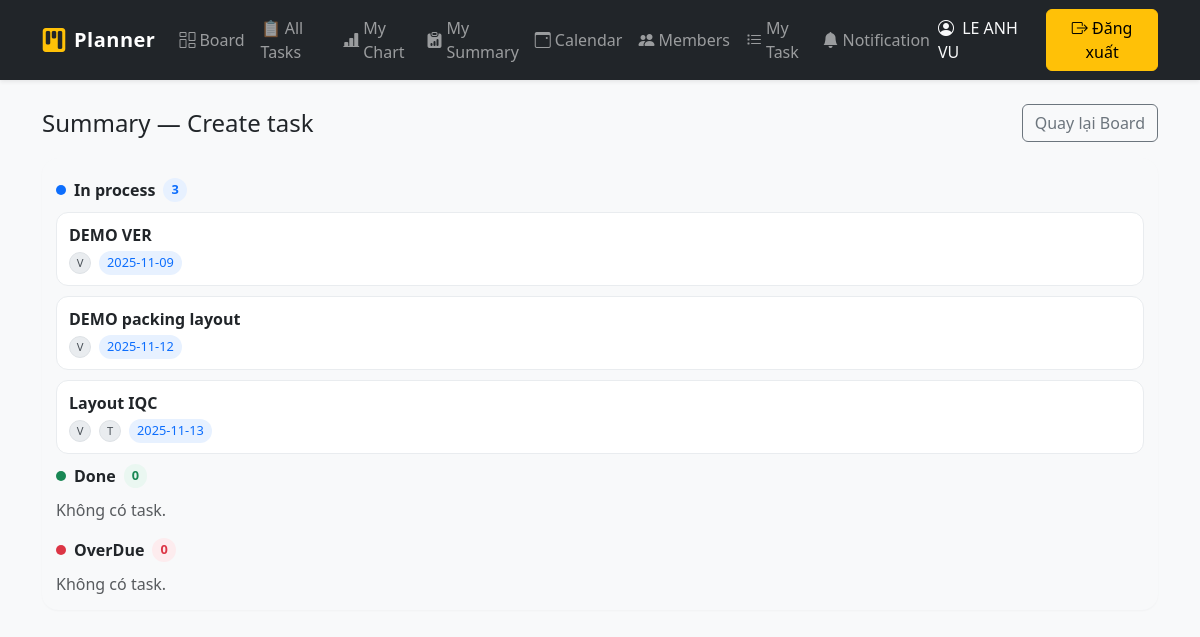
/boards/1/summary (signed in), run on the app's committed database.
### app.py (models this page shows, shortened)
class User(UserMixin, db.Model):
    id = db.Column(db.Integer, primary_key=True)
    email = db.Column(db.String(120), unique=True, nullable=False, index=True)
    password_hash = db.Column(db.String(256), nullable=False)
    name = db.Column(db.String(120), nullable=False)

class Board(db.Model):
    id = db.Column(db.Integer, primary_key=True)
    name = db.Column(db.String(120), nullable=False)
    description = db.Column(db.Text, default="")
    owner_id = db.Column(db.Integer, db.ForeignKey("user.id"))
    owner = db.relationship("User", backref="boards")

class Task(db.Model):
    id = db.Column(db.Integer, primary_key=True)
    title = db.Column(db.String(200), nullable=False)  # Task name
    description = db.Column(db.Text, default="")       # Remark
    position = db.Column(db.Integer, default=0)
    start_date = db.Column(db.Date, nullable=True)
    due_date = db.Column(db.Date, nullable=True)
    status = db.Column(db.String(20), default="In process")      # In process, Done, OverDue
    percentage = db.Column(db.Integer, default=0)                # 0,25,50,75,100
    priority = db.Column(db.String(10), default="Normal")        # Low, Normal, High, Urgent
    list_id = db.Column(db.Integer, db.ForeignKey("list.id"), nullable=False)
    list = db.relationship("List", backref=db.backref("tasks", cascade="all, delete-orphan", order_by="Task.position"))
    created_by_id = db.Column(db.Integer, db.ForeignKey("user.id"), nullable=True)
    created_by = db.relationship("User", foreign_keys=[created_by_id])
    assignees = db.relationship("User", secondary=task_assignees, backref="assigned_tasks")

### app.py (the view)
@app.route("/boards/<int:board_id>/summary")
@login_required
def board_summary(board_id):
    board = Board.query.get_or_404(board_id)
    summary = build_summary_for_board(board.id)
    return render_template("board_summary.html", board=board, summary=summary)

### app.py (called while the page is built)
@app.context_processor
def inject_unread():
    if current_user.is_authenticated:
        cnt = Notification.query.filter_by(user_id=current_user.id, is_read=False).count()
    else:
        cnt = 0
    return dict(unread_notif_count=cnt)

@login_manager.user_loader
def load_user(user_id):
    return User.query.get(int(user_id))

def build_summary_for_board(board_id: int):
    q = Task.query.join(List).filter(List.board_id == board_id)
    def _order(col):
        try:    return col.asc().nullslast()
        except: return col.asc()
    ip = q.filter(Task.status=="In process").order_by(_order(Task.due_date)).all()
    dn = q.filter(Task.status=="Done").order_by(_order(Task.due_date)).all()
    od = q.filter(Task.status=="OverDue").order_by(_order(Task.due_date)).all()
    return {"In process": ip, "Done": dn, "OverDue": od,
            "counts":{"In process":len(ip), "Done":len(dn), "OverDue":len(od)}}

### templates/board_summary.html (shortened to what this page needs)
{% extends "base.html" %}
{% block content %}
<div class="d-flex justify-content-between align-items-center mb-3">
  <h1 class="h4 mb-0">Summary — {{ board.name }}</h1>
  <a class="btn btn-outline-secondary" href="{{ url_for('view_board', board_id=board.id) }}">Quay lại Board</a>
</div>
<div class="sum-wrap">
  <div class="sum-head">
    <span class="dot dot-ip"></span>
    <span>In process</span>
    <span class="pill pill-ip">{{ summary.counts['In process'] }}</span>
  </div>
  {% for t in summary['In process'] %}
  <div class="sum-card">
    <div class="sum-title">{{ t.title }}</div>
    <div class="sum-meta">
      {% if t.assignees %}
        {% for u in t.assignees %}
          <span class="avatar" title="{{ u.name }}">{{ u.name.split(' ')[-1][:1] }}</span>
        {% endfor %}
      {% else %}
        <span class="avatar" title="No assignee">V</span>
      {% endif %}
      {% if t.due_date %}
        <span class="pill pill-ip">{{ t.due_date }}</span>
      {% endif %}
    </div>
  </div>
  {% else %}
  <div class="text-muted mb-3">Không có task.</div>
  {% endfor %}
  <div class="sum-head mt-2">
    <span class="dot dot-done"></span>
    <span>Done</span>
    <span class="pill pill-done">{{ summary.counts['Done'] }}</span>
  </div>
  {% for t in summary['Done'] %}
  <div class="sum-card">
    <div class="sum-title">{{ t.title }}</div>
    <div class="sum-meta">
      {% for u in t.assignees %}
        <span class="avatar" title="{{ u.name }}">{{ u.name.split(' ')[-1][:1] }}</span>
      {% endfor %}
      {% if t.due_date %}
        <span class="pill pill-done">{{ t.due_date }}</span>
      {% endif %}
    </div>
  </div>
  {% else %}
  <div class="text-muted mb-3">Không có task.</div>
  {% endfor %}
  <div class="sum-head mt-2">
    <span class="dot dot-od"></span>
    <span>OverDue</span>
    <span class="pill pill-od">{{ summary.counts['OverDue'] }}</span>
  </div>
  {% for t in summary['OverDue'] %}
  <div class="sum-card">
    <div class="sum-title">{{ t.title }}</div>
    <div class="sum-meta">
      {% for u in t.assignees %}
        <span class="avatar" title="{{ u.name }}">{{ u.name.split(' ')[-1][:1] }}</span>
      {% endfor %}
      {% if t.due_date %}
        <span class="pill pill-od">{{ t.due_date }}</span>
      {% endif %}
    </div>
  </div>
  {% else %}
  <div class="text-muted">Không có task.</div>
  {% endfor %}
</div>
{% endblock %}

### templates/base.html (shortened to what this page needs)
<!doctype html>
<html lang="vi">
  <head>
    <link href="https://cdn.jsdelivr.net/npm/bootstrap@5.3.2/dist/css/bootstrap.min.css" rel="stylesheet">
  </head>
  <body class="bg-light">
<link rel="stylesheet" href="https://cdn.jsdelivr.net/npm/bootstrap-icons@1.11.3/font/bootstrap-icons.css">
<nav class="navbar navbar-expand-lg navbar-dark bg-dark shadow-sm">
  <div class="container">
    <a class="navbar-brand d-flex align-items-center gap-2" href="{{ url_for('dashboard') }}">
      <i class="bi bi-kanban-fill text-warning fs-4"></i>
      <span class="fw-bold">Planner</span>
    </a>
    <div class="collapse navbar-collapse" id="navbarsExample">
      <ul class="navbar-nav me-auto mb-2 mb-lg-0 align-items-lg-center">
        {% if current_user.is_authenticated %}
          <li class="nav-item">
            <a class="nav-link d-flex align-items-center gap-1" href="{{ url_for('boards_page') }}">
              <i class="bi bi-columns-gap"></i> Board
            </a>
          </li>
          <li class="nav-item">
    <a class="nav-link d-flex align-items-center gap-1" href="{{ url_for('all_tasks') }}">
        📋 All Tasks
    </a>
</li>
          <li class="nav-item">
            <a class="nav-link d-flex align-items-center gap-1" href="{{ url_for('chart') }}">
              <i class="bi bi-bar-chart-line-fill"></i> My Chart
            </a>
          </li>
          <li class="nav-item">
            <a class="nav-link d-flex align-items-center gap-1" href="{{ url_for('all_summary') }}">
              <i class="bi bi-clipboard-data-fill"></i> My Summary
            </a>
          </li>
          <li class="nav-item">
            <a class="nav-link d-flex align-items-center gap-1" href="{{ url_for('calendar') }}">
              <i class="bi bi-calendar3-event"></i> Calendar
            </a>
          </li>
          <li class="nav-item">
            <a class="nav-link d-flex align-items-center gap-1" href="{{ url_for('members') }}">
              <i class="bi bi-people-fill"></i> Members
            </a>
          </li>
          <li class="nav-item">
            <a class="nav-link d-flex align-items-center gap-1" href="{{ url_for('my_tasks') }}">
              <i class="bi bi-list-task"></i> My Task
            </a>
          </li>
          <li class="nav-item position-relative">
  <a class="nav-link d-flex align-items-center gap-1" href="{{ url_for('notifications') }}">
    <i class="bi bi-bell-fill"></i> Notification
  </a>
</li>
        {% endif %}
      </ul>
      <div class="d-flex align-items-center gap-3">
        {% if current_user.is_authenticated %}
          <span class="navbar-text text-light">
            <i class="bi bi-person-circle me-1"></i> {{ current_user.name }}
          </span>
          <a class="btn btn-warning" href="{{ url_for('logout') }}">
            <i class="bi bi-box-arrow-right"></i> Đăng xuất
          </a>
        {% endif %}
      </div>
    </div>
  </div>
</nav>
    <div class="container mt-4">
      {% block content %}{% endblock %}
    </div>
  </body>
</html>

### templates/base.html (style rules this page uses)
.navbar-nav .nav-link { transition: all 0.2s ease-in-out; }
.navbar-brand span { letter-spacing: 0.5px; }

### templates/board_summary.html (style rules this page uses)
.sum-wrap { background:#f8f9fa; border-radius:16px; padding:14px; box-shadow:0 1px 2px rgba(0,0,0,.03); }
.sum-head { display:flex; align-items:center; gap:.5rem; font-weight:600; margin:6px 0 10px; }
.dot { width:10px; height:10px; border-radius:50%; display:inline-block; }
.dot-ip { background:#0d6efd; }
.dot-done { background:#198754; }
.dot-od { background:#dc3545; }
.pill { font-size:.8rem; padding:.15rem .5rem; border-radius:999px; }
.pill-ip { background:#e7f1ff; color:#0d6efd; }
.pill-done { background:#eaf7f1; color:#198754; }
.pill-od { background:#fdecee; color:#dc3545; }
.sum-card { background:#fff; border:1px solid #e9ecef; border-radius:12px; padding:10px 12px; margin-bottom:10px; }
.sum-title { font-weight:600; margin-bottom:4px; }
.sum-meta { font-size:.85rem; color:#6c757d; display:flex; align-items:center; gap:.5rem; flex-wrap:wrap; }
.avatar { width:22px; height:22px; border-radius:50%; background:#e9ecef; display:inline-flex; align-items:center; justify-content:center; font-size:.7rem; color:#495057; border:1px solid #dee2e6; }

### data on the page
User: name "LE ANH VU", name "V"
Board: name "Create task"
Task: title "DEMO VER", due_date "2025-11-09"
Task: title "DEMO packing layout", due_date "2025-11-12"
Task: title "Layout IQC", due_date "2025-11-13"
User: name "T"

### other printed values
{{ summary.counts['In process'] }} "3"
{{ summary.counts['Done'] }} "0"
{{ summary.counts['OverDue'] }} "0"
